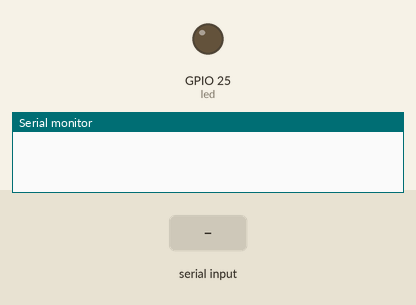
This sketch was run on a simulated ESP32. On the bench: output pins drawn as LEDs (lit = HIGH), the last lines printed to the serial monitor. Dashed ring = blinking. The inputs (shaded band) are chosen by the test bench.

Above: at 1.2 s.
1.3 s: "a" received over Serial
At 1.4 s:
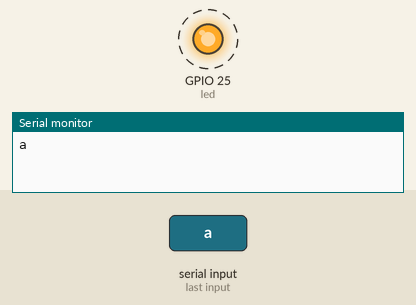
4.3 s: "w" received over Serial
At 4.4 s:
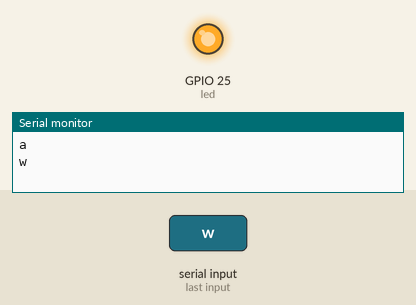
Timing chart, 0 to 7.3 s (numbered marks = the images above; inputs shaded):
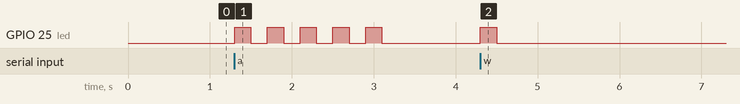

Measured:
- after the input at 1.3 s, GPIO 25 (led): alternates HIGH for 0.20 s and LOW for 0.20 s, 10 changes in all, then stays LOW, starting at once
- after the input at 4.3 s, GPIO 25 (led): LOW → HIGH at once, → LOW 0.20 s later

The sketch:

rp2040_read.ino
```cpp
int led = 25;

void setup() {
  Serial.begin(115200);
  pinMode(led, OUTPUT);
}

void loop() {
  if (Serial.available() > 0) {
    char ch = Serial.read();
    Serial.println(ch);
    if (ch == 'w') {
      digitalWrite(led, HIGH);
      delay(200);
      digitalWrite(led, LOW);
      delay(200);
    } else if (ch == 'a') {
      for (int i = 0; i < 5; i++) {
        digitalWrite(led, HIGH);
        delay(200);
        digitalWrite(led, LOW);
        delay(200);
      }
    }
  }
}
```
